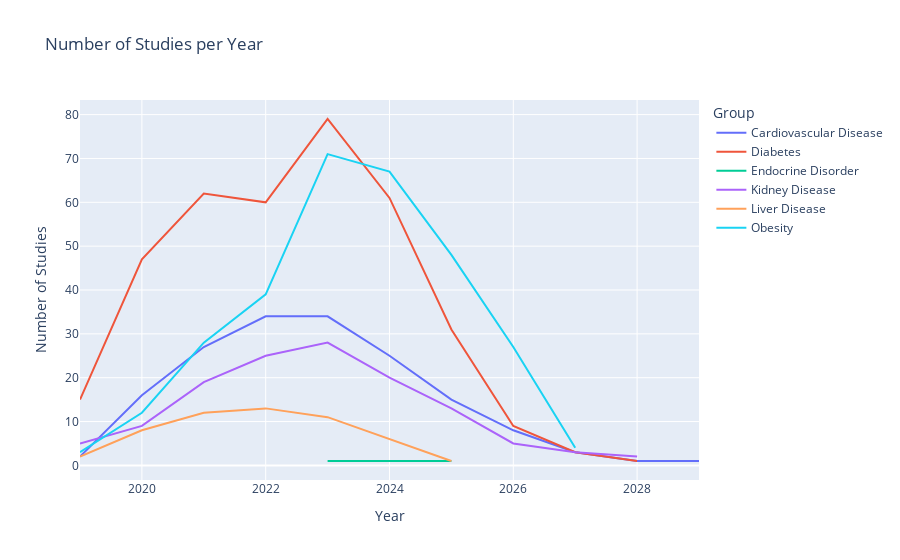

The cell this chart's notebook holds for it:
### Code cell
number_of_studies_per_year()

### Figure 1 — Plotly figure (JSON) as saved in the notebook; plotly's stock layout.template omitted (floating-point values rounded to 4 significant figures)
{"data": [{"hovertemplate": "Group=Cardiovascular Disease<br>Year=%{x}<br>Number of Studies=%{y}<extra></extra>", "legendgroup": "Cardiovascular Disease", "line": {"color": "#636efa", "dash": "solid"}, "marker": {"symbol": "circle"}, "mode": "lines", "name": "Cardiovascular Disease", "orientation": "v", "showlegend": true, "type": "scatter", "x": [2019, 2020, 2021, 2022, 2023, 2024, 2025, 2026, 2027, 2028, 2029], "xaxis": "x", "y": [2, 16, 27, 34, 34, 25, 15, 8, 3, 1, 1], "yaxis": "y"}, {"hovertemplate": "Group=Diabetes<br>Year=%{x}<br>Number of Studies=%{y}<extra></extra>", "legendgroup": "Diabetes", "line": {"color": "#EF553B", "dash": "solid"}, "marker": {"symbol": "circle"}, "mode": "lines", "name": "Diabetes", "orientation": "v", "showlegend": true, "type": "scatter", "x": [2019, 2020, 2021, 2022, 2023, 2024, 2025, 2026, 2027, 2028], "xaxis": "x", "y": [15, 47, 62, 60, 79, 61, 31, 9, 3, 1], "yaxis": "y"}, {"hovertemplate": "Group=Endocrine Disorder<br>Year=%{x}<br>Number of Studies=%{y}<extra></extra>", "legendgroup": "Endocrine Disorder", "line": {"color": "#00cc96", "dash": "solid"}, "marker": {"symbol": "circle"}, "mode": "lines", "name": "Endocrine Disorder", "orientation": "v", "showlegend": true, "type": "scatter", "x": [2023, 2024, 2025], "xaxis": "x", "y": [1, 1, 1], "yaxis": "y"}, {"hovertemplate": "Group=Kidney Disease<br>Year=%{x}<br>Number of Studies=%{y}<extra></extra>", "legendgroup": "Kidney Disease", "line": {"color": "#ab63fa", "dash": "solid"}, "marker": {"symbol": "circle"}, "mode": "lines", "name": "Kidney Disease", "orientation": "v", "showlegend": true, "type": "scatter", "x": [2019, 2020, 2021, 2022, 2023, 2024, 2025, 2026, 2027, 2028], "xaxis": "x", "y": [5, 9, 19, 25, 28, 20, 13, 5, 3, 2], "yaxis": "y"}, {"hovertemplate": "Group=Liver Disease<br>Year=%{x}<br>Number of Studies=%{y}<extra></extra>", "legendgroup": "Liver Disease", "line": {"color": "#FFA15A", "dash": "solid"}, "marker": {"symbol": "circle"}, "mode": "lines", "name": "Liver Disease", "orientation": "v", "showlegend": true, "type": "scatter", "x": [2019, 2020, 2021, 2022, 2023, 2024, 2025], "xaxis": "x", "y": [2, 8, 12, 13, 11, 6, 1], "yaxis": "y"}, {"hovertemplate": "Group=Obesity<br>Year=%{x}<br>Number of Studies=%{y}<extra></extra>", "legendgroup": "Obesity", "line": {"color": "#19d3f3", "dash": "solid"}, "marker": {"symbol": "circle"}, "mode": "lines", "name": "Obesity", "orientation": "v", "showlegend": true, "type": "scatter", "x": [2019, 2020, 2021, 2022, 2023, 2024, 2025, 2026, 2027], "xaxis": "x", "y": [3, 12, 28, 39, 71, 67, 48, 27, 4], "yaxis": "y"}], "layout": {"legend": {"title": {"text": "Group"}, "tracegroupgap": 0}, "title": {"text": "Number of Studies per Year"}, "xaxis": {"anchor": "y", "domain": [0, 1], "title": {"text": "Year"}}, "yaxis": {"anchor": "x", "domain": [0, 1], "title": {"text": "Number of Studies"}}}}
